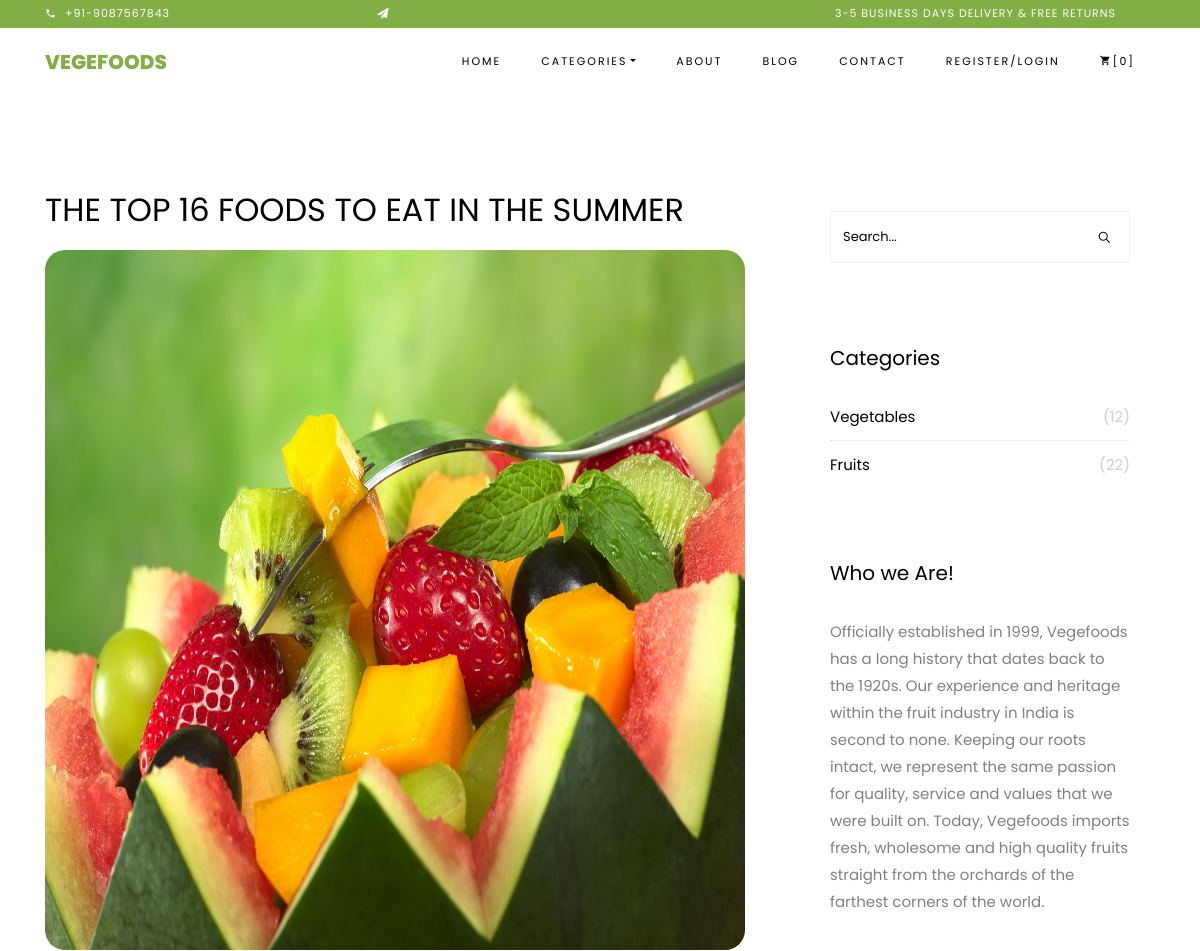
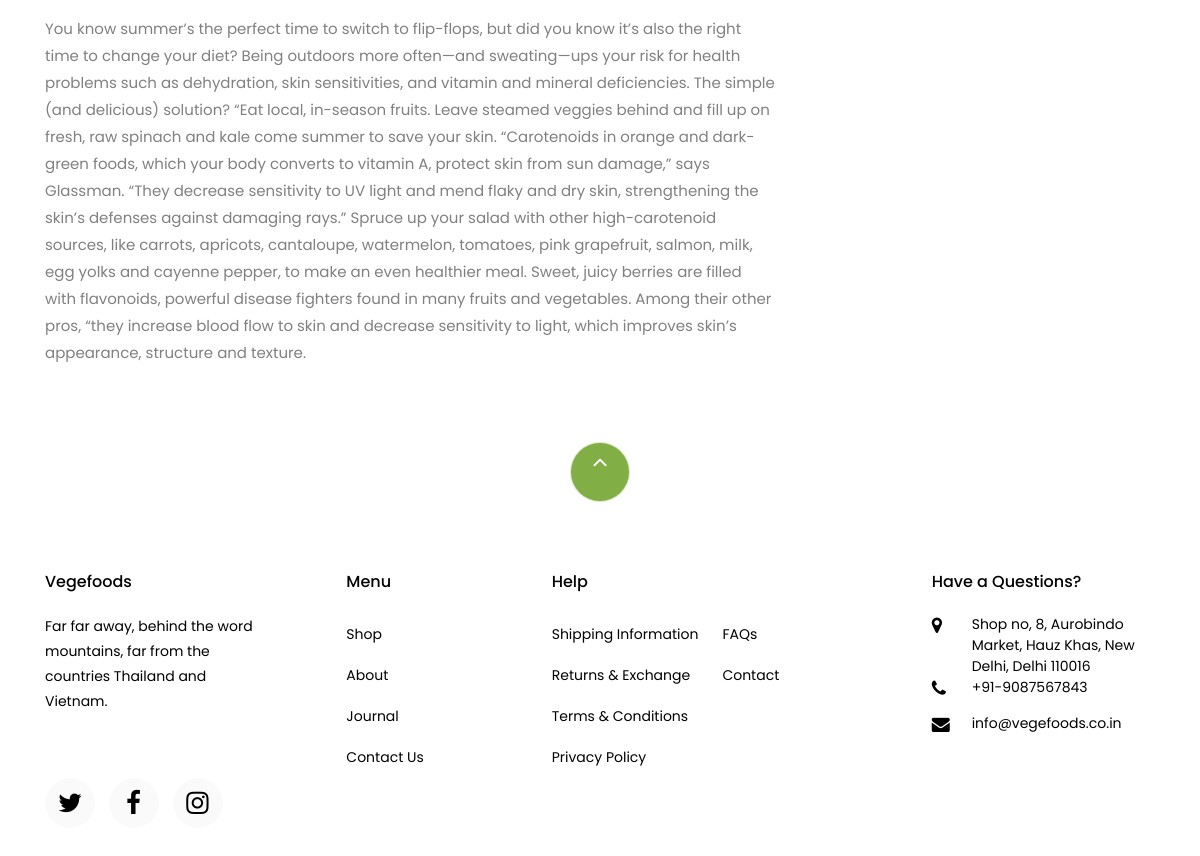
The page /Frontend/BlogSingle/7/ on the database its author committed (2 pictures, top to bottom).
### Backend/models.py (models this page shows)
class BlogDB(models.Model):
    DATE = models.DateField(null=True, blank=True)
    TITLE = models.CharField(max_length=100, null=True, blank=True)
    SHORTDESC = models.CharField(max_length=200, null=True, blank=True)
    FULLDESC = models.CharField(max_length=800, null=True, blank=True)
    IMAGE = models.ImageField(upload_to='Images', null=True, blank=True)

### Frontend/views.py (the view)
# urls.py: path('BlogSingle/<int:blogid>/', views.BlogSingle, name='BlogSingle'),
def BlogSingle(request, blogid):
    blog = BlogDB.objects.get(id=blogid)
    categories = CategoryDB.objects.all()
    return render(request, 'BlogSingle.html', {'blog': blog,'categories': categories})

### Frontend/templates/BlogSingle.html (shortened to what this page needs)
<!DOCTYPE html>
{% load static %}
<html lang="en">
  <head>
    <link rel="stylesheet" href="{% static 'Home/css/open-iconic-bootstrap.min.css' %}">
    <link rel="stylesheet" href="{% static 'Home/css/animate.css' %}">
    <link rel="stylesheet" href="{% static 'Home/css/owl.carousel.min.css' %}">
    <link rel="stylesheet" href="{% static 'Home/css/owl.theme.default.min.css' %}">
    <link rel="stylesheet" href="{% static 'Home/css/magnific-popup.css' %}">
    <link rel="stylesheet" href="{% static 'Home/css/aos.css' %}">
    <link rel="stylesheet" href="{% static 'Home/css/ionicons.min.css' %}">
    <link rel="stylesheet" href="{% static 'Home/css/bootstrap-datepicker.css' %}">
    <link rel="stylesheet" href="{% static 'Home/css/jquery.timepicker.css' %}">
    <link rel="stylesheet" href="{% static 'Home/css/flaticon.css' %}">
    <link rel="stylesheet" href="{% static 'Home/css/icomoon.css' %}">
    <link rel="stylesheet" href="{% static 'Home/css/style.css' %}">
  </head>
  <body class="goto-here">
<div class="py-1 bg-primary">
    	<div class="container">
    		<div class="row no-gutters d-flex align-items-start align-items-center px-md-0">
	    		<div class="col-lg-12 d-block">
		    		<div class="row d-flex">
		    			<div class="col-md pr-4 d-flex topper align-items-center">
					    	<div class="icon mr-2 d-flex justify-content-center align-items-center"><span class="icon-phone2"></span></div>
						    <span class="text">+91-9087567843</span>
					    </div>
					    <div class="col-md pr-4 d-flex topper align-items-center">
					    	<div class="icon mr-2 d-flex justify-content-center align-items-center"><span class="icon-paper-plane"></span></div>
					    </div>
					    <div class="col-md-5 pr-4 d-flex topper align-items-center text-lg-right">
						    <span class="text">3-5 Business days delivery &amp; Free Returns</span>
					    </div>
				    </div>
			    </div>
		    </div>
		  </div>
    </div>
    <nav class="navbar navbar-expand-lg navbar-dark ftco_navbar bg-dark ftco-navbar-light" id="ftco-navbar">
	    <div class="container">
	      <a class="navbar-brand" href="{% url 'Homepage' %}">Vegefoods</a>
	      <div class="collapse navbar-collapse" id="ftco-nav">
	        <ul class="navbar-nav ml-auto">
	          <li class="nav-item active"><a href="{% url 'Homepage' %}" class="nav-link">Home</a></li>
	          <li class="nav-item dropdown">
              <a class="nav-link dropdown-toggle" href="#" id="dropdown04" data-toggle="dropdown"
                 aria-haspopup="true" aria-expanded="false">Categories</a>
            </li>
	          <li class="nav-item"><a href="{% url 'AboutPage' %}" class="nav-link">About</a></li>
	          <li class="nav-item"><a href="{% url 'FrontendBlog' %}" class="nav-link">Blog</a></li>
	          <li class="nav-item"><a href="{% url 'ContactPage' %}" class="nav-link">Contact</a></li>
                {% if request.session.NAME %}
              <li class="nav-item"><a href="{% url 'UserLogout' %}" class="nav-link">Welcome
                  {{request.session.NAME}}/Logout</a></li>
                {% else %}
	          <li class="nav-item"><a href="{% url 'UserLogin' %}" class="nav-link">Register/Login</a></li>
                {% endif %}
	          <li class="nav-item cta cta-colored"><a href="{% url 'cart_page' %}" class="nav-link"><span
                      class="icon-shopping_cart"></span>[0]</a></li>
	        </ul>
	      </div>
	    </div>
	  </nav>
    <section class="ftco-section ftco-degree-bg">
      <div class="container">
        <div class="row">
          <div class="col-lg-8 ftco-animate">
              <h2 class="mb-3">{{blog.TITLE}}</h2>
            <p>
              <img src="{{blog.IMAGE.url}}" alt="" style="width:700px;height:700px;border-radius:20px;">
            </p>
              <p>{{blog.FULLDESC}}</p>
          </div>
          <div class="col-lg-4 sidebar ftco-animate">
            <div class="sidebar-box">
              <form action="#" class="search-form">
                <div class="form-group">
                  <span class="icon ion-ios-search"></span>
                  <input type="text" class="form-control" placeholder="Search...">
                </div>
              </form>
            </div>
            <div class="sidebar-box ftco-animate">
            	<h3 class="heading">Categories</h3>
              <ul class="categories">
                <li><a href="#">Vegetables <span>(12)</span></a></li>
                <li><a href="#">Fruits <span>(22)</span></a></li>
              </ul>
            </div>
            <div class="sidebar-box ftco-animate">
              <h3 class="heading">Who we Are!</h3>
              <p>Officially established in 1999, Vegefoods has a long history that dates back to the 1920s. Our
                    experience and heritage within the fruit industry in India is second to none. Keeping our roots
                    intact, we represent the same passion for quality, service and values that we were built on.
                    Today, Vegefoods imports fresh, wholesome and high quality fruits straight from the orchards of the
                    farthest corners of the world.</p>
            </div>
          </div>
        </div>
      </div>
    </section>
      <footer class="ftco-footer ftco-section">
      <div class="container">
      	<div class="row">
      		<div class="mouse">
						<a href="#" class="mouse-icon">
							<div class="mouse-wheel"><span class="ion-ios-arrow-up"></span></div>
						</a>
					</div>
      	</div>
        <div class="row mb-5">
          <div class="col-md">
            <div class="ftco-footer-widget mb-4">
              <h2 class="ftco-heading-2">Vegefoods</h2>
              <p>Far far away, behind the word mountains, far from the countries Thailand and Vietnam.</p>
              <ul class="ftco-footer-social list-unstyled float-md-left float-lft mt-5">
                <li class="ftco-animate"><a href="#"><span class="icon-twitter"></span></a></li>
                <li class="ftco-animate"><a href="#"><span class="icon-facebook"></span></a></li>
                <li class="ftco-animate"><a href="#"><span class="icon-instagram"></span></a></li>
              </ul>
            </div>
          </div>
          <div class="col-md">
            <div class="ftco-footer-widget mb-4 ml-md-5">
              <h2 class="ftco-heading-2">Menu</h2>
              <ul class="list-unstyled">
                <li><a href="#" class="py-2 d-block">Shop</a></li>
                <li><a href="#" class="py-2 d-block">About</a></li>
                <li><a href="#" class="py-2 d-block">Journal</a></li>
                <li><a href="#" class="py-2 d-block">Contact Us</a></li>
              </ul>
            </div>
          </div>
          <div class="col-md-4">
             <div class="ftco-footer-widget mb-4">
              <h2 class="ftco-heading-2">Help</h2>
              <div class="d-flex">
	              <ul class="list-unstyled mr-l-5 pr-l-3 mr-4">
	                <li><a href="#" class="py-2 d-block">Shipping Information</a></li>
	                <li><a href="#" class="py-2 d-block">Returns &amp; Exchange</a></li>
	                <li><a href="#" class="py-2 d-block">Terms &amp; Conditions</a></li>
	                <li><a href="#" class="py-2 d-block">Privacy Policy</a></li>
	              </ul>
	              <ul class="list-unstyled">
	                <li><a href="#" class="py-2 d-block">FAQs</a></li>
	                <li><a href="#" class="py-2 d-block">Contact</a></li>
	              </ul>
	            </div>
            </div>
          </div>
          <div class="col-md">
            <div class="ftco-footer-widget mb-4">
            	<h2 class="ftco-heading-2">Have a Questions?</h2>
            	<div class="block-23 mb-3">
	              <ul>
	                <li><span class="icon icon-map-marker"></span><span class="text">Shop no, 8, Aurobindo Market, Hauz Khas, New Delhi, Delhi 110016</span></li>
	                <li><a href="#"><span class="icon icon-phone"></span><span class="text">+91-9087567843</span></a></li>
	                <li><a href="#"><span class="icon icon-envelope"></span>info@vegefoods.co.in</a></li>
	              </ul>
	            </div>
            </div>
          </div>
        </div>
      </div>
    </footer>
  </body>
</html>

### Frontend/static/Home/css/icomoon.css (style rules this page uses)
[class^="icon-"], [class*=" icon-"] { font-family: 'icomoon' !important; speak: none; font-style: normal; font-weight: normal; font-variant: normal; text-transform: none; line-height: 1; -webkit-font-smoothing: antialiased; -moz-osx-font-smoothing: grayscale; }
.icon-map-marker:before { content: "\f041"; }
.icon-phone:before { content: "\f095"; }
.icon-twitter:before { content: "\f099"; }
.icon-facebook:before { content: "\f09a"; }
.icon-envelope:before { content: "\f0e0"; }
.icon-instagram:before { content: "\f16d"; }
.icon-paper-plane:before { content: "\f1d8"; }
.icon-phone2:before { content: "\e0cd"; }
.icon-shopping_cart:before { content: "\e8cc"; }

### rows shown on the page
BlogDB: TITLE "THE TOP 16 FOODS TO EAT IN THE SUMMER", IMAGE (picture), FULLDESC "You know summer’s the perfect time to switch to flip-flops, but did you know it’s also the right time to change your diet? Being outdoors more often—and sweating—ups your risk for health problems such as dehydration, skin sensitivities, and vitamin and mineral deficiencies. The simple (and delicious) solution? “Eat local, in-season fruits. Leave steamed veggies behind and fill up on fresh, raw spinach and kale come summer to save your skin. “Carotenoids in orange and dark-green foods, which your body converts to vitamin A, protect skin from sun damage,” says Glassman. “They decrease sensitivity to UV light and mend flaky and dry skin, strengthening the skin’s defenses against damaging…"
